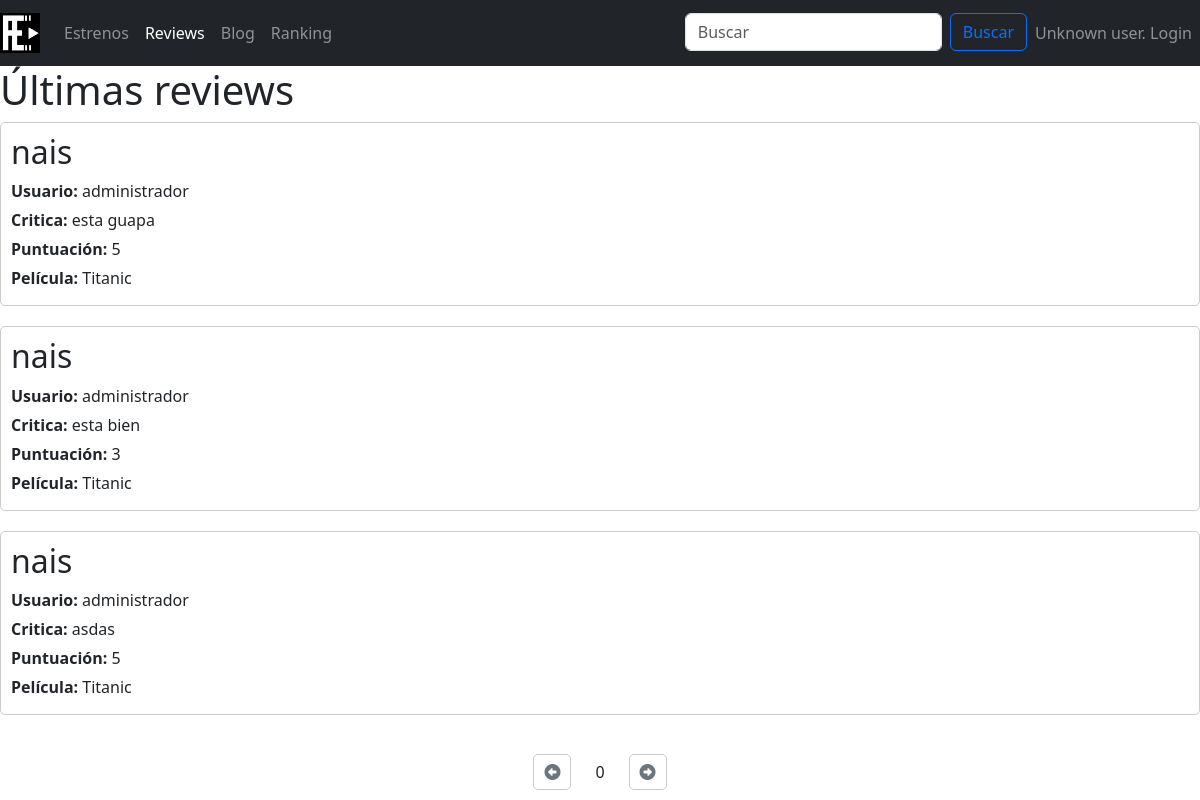
The page /lastReviews.php on the database its author committed.
### tables this page shows
CREATE TABLE `reviews` (
  `ID` int(20) UNSIGNED NOT NULL,
  `usuario` varchar(20) NOT NULL,
  `titulo` varchar(100) NOT NULL,
  `critica` varchar(300) NOT NULL,
  `puntuacion` int(5) UNSIGNED NOT NULL,
  `pelicula` varchar(20) NOT NULL
);

### includes/DTOs/reviewDTO.php (called while the page is built, shortened)
<?php
class reviewDTO
{
    private function setReview($ID, $usuario, $titulo, $critica, $puntuacion, $pelicula)
    {
        $this->usuario = $usuario;
        $this->titulo = $titulo;
        $this->critica = $critica;
        $this->puntuacion = $puntuacion;
        $this->pelicula = $pelicula;
    }
}

### includes/DAOs/reviewDAO.php (called while the page is built, shortened)
<?php
require_once __DIR__ . '/../DTOs/reviewDTO.php';
class ReviewDAO
{
    public function obtener5reviews($skip)
    {
        $this->conexion = Aplicacion::getInstance()->getConexionBd();
        $query = "SELECT * FROM reviews LIMIT 5 OFFSET ?";
        $statement = $this->conexion->prepare($query);
        $statement->bind_param("i", $skip);
        $statement->execute();
        $result = $statement->get_result();
        $reviews = array();
        while ($row = $result->fetch_assoc()) {
            $review = new reviewDTO(
                $row['ID'],
                $row['usuario'],
                $row['titulo'],
                $row['critica'],
                $row['puntuacion'],
                $row['pelicula']
            );
            $reviews[] = $review;
        }
        return $reviews;
    }
}

### includes/Aplicacion.php (called while the page is built, shortened)
<?php
class Aplicacion
{
	private $bdDatosConexion;
	private $inicializada = false;
	private $conn;
	public function init($bdDatosConexion)
	{
		if (!$this->inicializada) {
			$this->bdDatosConexion = $bdDatosConexion;
			$this->inicializada = true;
		}
	}
	public function getConexionBd()
	{
		if (!$this->conn) {
			$bdHost = $this->bdDatosConexion['host'];
			$bdUser = $this->bdDatosConexion['user'];
			$bdPass = $this->bdDatosConexion['pass'];
			$bd = $this->bdDatosConexion['bd'];
			$conn = new mysqli($bdHost, $bdUser, $bdPass, $bd);
			$this->conn = $conn;
		}
		return $this->conn;
	}
}

### includes/SAs/reviewSA.php (called while the page is built, shortened)
<?php
require_once __DIR__ . '/../DAOs/reviewDAO.php';
require_once __DIR__ . '/../DTOs/reviewDTO.php';
class ReviewSA
{
    public function obtener5reviews($skip)
    {
        $reviewDAO = new reviewDAO();
        $reviews = $reviewDAO->obtener5reviews($skip);
        return $reviews;
    }
}

### includes/reviewsPlantilla.php (the view, shortened to what this page needs)
<?php
function renderizarReviews($reviews_mostradas) {
    $html = '';
    foreach ($reviews_mostradas as $review) {
        $editar = '';
        $borrar = '';
        $html .= '
            <div class="review">
                <h2>' . $review->titulo . '</h2>
                <p><strong>Usuario:</strong> ' . $review->usuario . '</p>
                <p><strong>Critica:</strong> ' . $review->critica . '</p>
                <p><strong>Puntuación:</strong> ' . $review->puntuacion . '</p>
                <p><strong>Película:</strong> ' . $review->pelicula . '</p>
                ' . $editar . '
                ' . $borrar . '
            </div>';
    }
    return $html;
}
?>

### lastReviews.php (shortened to what this page needs)
<?php
require_once __DIR__ . '/includes/SAs/reviewSA.php';
require_once __DIR__ . '/includes/reviewsPlantilla.php';
$pagina = isset($_GET['pagina']) ? $_GET['pagina'] : 0;
$paginaActual = $pagina;
$reviewSA = new ReviewSA();
$reviews = $reviewSA->obtener5Reviews($paginaActual * 5);
$num_reviews_mostrar = 5;
$reviews_mostradas = array_slice($reviews, 0, $num_reviews_mostrar);
$contenidoPrincipal = '<!DOCTYPE html>
<html lang="es">
<head>
    <meta charset="UTF-8">
    <meta name="viewport" content="width=device-width, initial-scale=1.0">
    <title>Primeras 5 Revisiones</title>
</head>
<body>
    <h1>Últimas reviews</h1>';
$contenidoPrincipal .= renderizarReviews($reviews_mostradas);
$contenidoPrincipal .= '
</body>
</html>';
require BASE_APP . '/includes/vistas/plantillas/plantillaPaginacion.php';

### includes/vistas/plantillas/plantillaPaginacion.php (shortened to what this page needs)
<!DOCTYPE html>
<html lang="es">
<head>
  <link href="https://stackpath.bootstrapcdn.com/bootstrap/4.5.2/css/bootstrap.min.css" rel="stylesheet">
  <link href="https://cdn.jsdelivr.net/npm/bootstrap@5.3.0-alpha1/dist/css/bootstrap.min.css" rel="stylesheet">
  <link rel="stylesheet" type="text/css" href="<?= RUTA_CSS ?>/estilo.css" />
  <link rel="stylesheet" href="https://cdnjs.cloudflare.com/ajax/libs/font-awesome/6.0.0-beta3/css/all.min.css"
>
</head>
<body>
  <?php
  require RAIZ_APP . '/vistas/comun/cabecera.php';
  $pagina = isset ($_GET['pagina']) ? intval($_GET['pagina']) : 0;
  ?>
  <?= $contenidoPrincipal ?>
  <div id="pagination" class="d-flex justify-content-center align-items-center">
    <button id="prevPage" class="btn btn-outline-secondary mr-2">
      <span aria-hidden="true" class="fas fa-arrow-alt-circle-left"></span>
    </button>
    <div id="pageNumbers" class="mx-3">
      <?= $pagina ?>
    </div>
    <button id="nextPage" class="btn btn-outline-secondary ml-2">
      <span aria-hidden="true" class="fas fa-arrow-alt-circle-right"></span>
    </button>
  </div>
</body>
</html>

### includes/vistas/comun/cabecera.php (shortened to what this page needs)
<!DOCTYPE html>
<html lang="en">
<head>
</head>
<body>
    <?php
    $current_url = $_SERVER['REQUEST_URI'];
    $estrenos_url = RUTA_APP . '/estrenos.php';
    $reviews_url = RUTA_APP . '/lastReviews.php';
    $blog_url = RUTA_APP . '/blog.php';
    $ranking_url = RUTA_APP . '/ranking.php';
    $login_url = RUTA_APP . '/login.php';
    $estrenos_active = ($current_url == $estrenos_url) ? 'active' : '';
    $reviews_active = ($current_url == $reviews_url) ? 'active' : '';
    $blog_active = ($current_url == $blog_url) ? 'active' : '';
    $ranking_active = ($current_url == $ranking_url) ? 'active' : '';
    ?>
    <nav class="navbar navbar-expand-lg navbar-dark bg-dark sticky-top">
        <a class="navbar-brand" href="<?= RUTA_APP ?>/index.php">
            <img src="<?= RUTA_IMGS ?>/logo.png" alt="Logo" class="img-fluid" style="max-height: 40px;">
        </a>
        <div class="collapse navbar-collapse" id="navbarSupportedContent">
            <ul class="navbar-nav mr-auto">
                <li class="nav-item <?= $estrenos_active ?>">
                    <a href="<?= $estrenos_url ?>" class="nav-link">Estrenos</a>
                </li>
                <li class="nav-item <?= $reviews_active ?>">
                    <a href="<?= $reviews_url ?>" class="nav-link">Reviews</a>
                </li>
                <li class="nav-item <?= $blog_active ?>">
                    <a href="<?= $blog_url ?>" class="nav-link">Blog</a>
                </li>
                <li class="nav-item <?= $ranking_active ?>">
                    <a href="<?= $ranking_url ?>" class="nav-link">Ranking</a>
                </li>
            </ul>
            <ul class="navbar-nav ml-auto">
                <li class="nav-item">
                    <form id="searchForm" class="form-inline my-2 my-lg-0" action="/proyecto-web-app/infoPeliculas.php" method="get"
                        autocomplete="off">
                <li>
                    <input class="form-control mr-sm-2" id="searchInput" type="search" name="nombre"
                        placeholder="Buscar">
                </li>
                <li>
                    <button class="btn btn-outline-primary my-2 my-sm-0" type="submit">Buscar</button>
                </li>
                </form>
                </li>
                <li class="nav-item">
                    <?php if (!isset($_SESSION["login"]) || $_SESSION["login"] === false): ?>
                    <li class="nav-item"><a href="<?= $login_url ?>" class="nav-link">Unknown user. Login</a></li>
                <?php endif; ?>
                </li>
            </ul>
        </div>
    </nav>
</body>
</html>

### css/estilo.css (style rules this page uses)
html, body { margin: 0; padding: 0; height: 100%; background-color: white; }
.review { margin-bottom: 20px; padding: 10px; border: 1px solid #ccc; border-radius: 5px; }
.review h2 { margin-top: 0; }
.review p { margin-bottom: 5px; }
#pagination { position: fixed; bottom: 10px; left: 0; right: 0; text-align: center; }
#pagination button { cursor: pointer; padding: 5px 10px; margin: 0 5px; border: 1px solid #ccc; border-radius: 5px; }
#prevPage { float: left; }
#nextPage { float: right; }

### rows shown on the page
reviews: titulo "nais", usuario "administrador", critica "esta guapa", puntuacion "5", pelicula "Titanic"
reviews: titulo "nais", usuario "administrador", critica "esta bien", puntuacion "3", pelicula "Titanic"
reviews: titulo "nais", usuario "administrador", critica "asdas", puntuacion "5", pelicula "Titanic"

### other values the page prints
$pagina "0"
